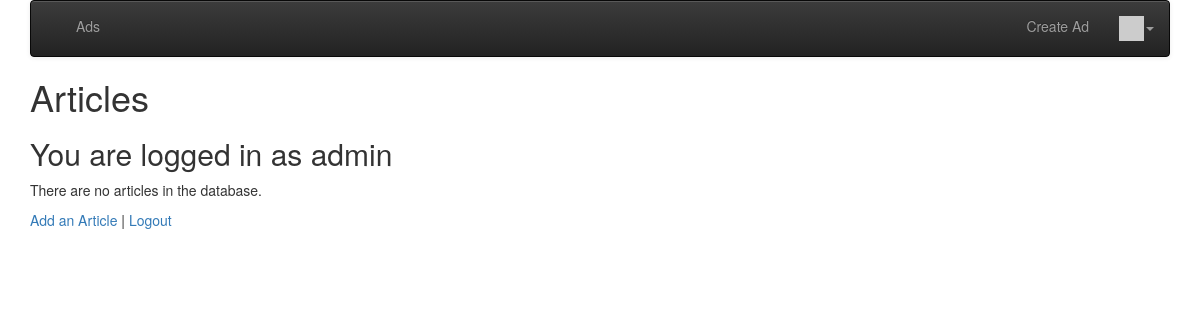
Page /ads/ (signed in) on the earlier database version.
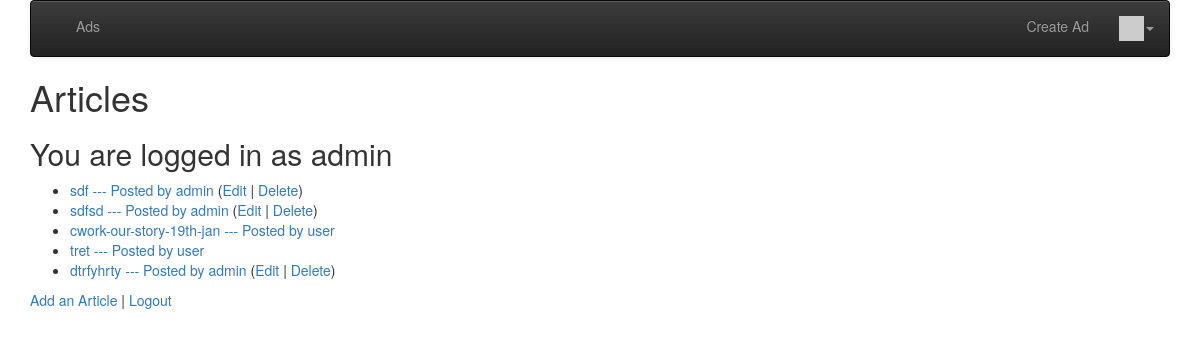
Same page on the later database version.
### ads/models.py (models this page shows, shortened)
class Advertisement(models.Model) :
    title = models.CharField(
            max_length=200,
            validators=[MinLengthValidator(2, "Title must be greater than 2 characters")]
    )
    price = models.DecimalField(max_digits=7, decimal_places=2, null=True)
    text = models.TextField()
    owner = models.ForeignKey(settings.AUTH_USER_MODEL, on_delete=models.CASCADE)
    created_at = models.DateTimeField(auto_now_add=True)
    updated_at = models.DateTimeField(auto_now=True)

### ads/views.py (the view)
# urls.py: path('', views.AdListView.as_view()),
class AdListView(OwnerListView):
    model = Advertisement

### home/templatetags/app_tags.py (called while the page is built)
@register.filter(name='gravatar')
def gravatar(user, size=35):
    email = str(user.email.strip().lower()).encode('utf-8')
    email_hash = md5(email).hexdigest()
    url = "//www.gravatar.com/avatar/{0}?s={1}&d=identicon&r=PG"
    return url.format(email_hash, size)

### ads/templates/ads/advertisement_list.html
{% extends "base_menu.html" %}
{% block content %}
<h1>Articles</h1>
<h2>You are logged in as {{user}}</h2>
<p>
{% if advertisement_list %}
<ul>
  {% for ad in advertisement_list %}
    <li>
        <a href="{% url 'ads:ad_detail'  ad.id %}">{{ ad.title }} --- Posted by {{ad.owner}}</a>
        {% if ad.owner == user %}
        (<a href="{% url 'ads:ad_update' ad.id %}">Edit</a> |
        <a href="{% url 'ads:ad_delete' ad.id %}">Delete</a>)
        {% endif %}
    </li>
  {% endfor %}
</ul>
{% else %}
  <p>There are no articles in the database.</p>
{% endif %}
</p>
<p>
<a href="{% url 'ads:ad_create' %}">Add an Article</a> |
{% if user.is_authenticated %}
<a href="{% url 'logout' %}?next={% url 'ads:all' %}">Logout</a>
{% else %}
<a href="{% url 'login' %}?next={% url 'ads:all' %}">Login</a>
{% endif %}
</p>
{% endblock %}

### ads/templates/base_menu.html (shortened to what this page needs)
{% extends "base_bootstrap.html" %}
{% block navbar %}
{% load app_tags %}
<nav class="navbar navbar-default navbar-inverse">
  <div class="container-fluid">
    <div class="navbar-header">
        <a class="navbar-brand" href="/">{{ settings.APP_NAME }}</a>
    </div>
    <ul class="nav navbar-nav">
      {% url 'ads' as ads %}
      <li {% if request.get_full_path == ads %}class="active"{% endif %}>
          <a href="{% url 'ads:all' %}">Ads</a></li>
    </ul>
    <ul class="nav navbar-nav navbar-right">
        {% if user.is_authenticated %}
        <li>
        <a href="{% url 'ads:ad_create' %}">Create Ad</a>
        </li>
        <li class="dropdown">
            <a href="#" data-toggle="dropdown" class="dropdown-toggle">
                <img style="width: 25px;" src="{{ user|gravatar:60 }}"/><b class="caret"></b>
            </a>
        </li>
        {% else %}
        <li>
        <a href="{% url 'login' %}?next={% url 'ads:all' %}">Login</a>
        </li>
        {% endif %}
    </ul>
  </div>
</nav>
{% endblock %}

### home/templates/base_bootstrap.html (shortened to what this page needs)
<!DOCTYPE html>
<html>
<head>
<link rel="stylesheet"
    href="https://maxcdn.bootstrapcdn.com/bootstrap/3.4.0/css/bootstrap.min.css"
>
<link rel="stylesheet"
    href="https://maxcdn.bootstrapcdn.com/bootstrap/3.4.0/css/bootstrap-theme.min.css"
>
<link rel="stylesheet"
    href="https://code.jquery.com/ui/1.12.1/themes/ui-lightness/jquery-ui.css"
>
<link rel="stylesheet" href="https://use.fontawesome.com/releases/v5.8.1/css/all.css">
<link rel="stylesheet" href="https://use.fontawesome.com/releases/v5.8.1/css/v4-shims.css">
</head>
<body>
<div class="container">
{% block navbar %} {% endblock %}
{% block content %}
{% endblock %}
</div>
</body>
</html>

Differences in the rows shown:
added Advertisement: title "sdf", owner "admin", shows "Edit"
added Advertisement: title "sdfsd", owner "admin", shows "Edit"
added Advertisement: title "cwork-our-story-19th-jan", owner "user"
added Advertisement: title "tret", owner "user"
added Advertisement: title "dtrfyhrty", owner "admin", shows "Edit"
Other differences:
text no longer shown: "There are no articles in the database."
